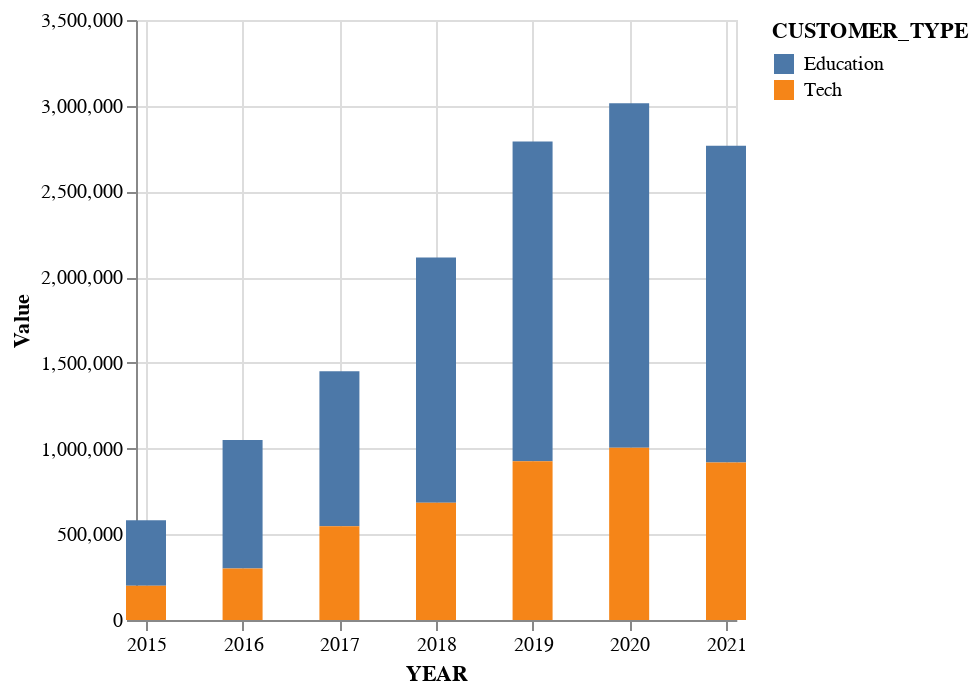

Notebook cell for this chart:
### Code cell
alt.Chart(yearly_customer_revenue.melt(id_vars=['YEAR','CUSTOMER_TYPE'], var_name='Column', value_name='Value')).mark_bar(size=20).encode(
    x='YEAR:T',
    y='Value:Q',
    color='CUSTOMER_TYPE:N'
).properties(width=300)

### Figure 1 — Vega-Lite specification as saved in the notebook (floating-point values rounded to 4 significant figures)
{"config": {"view": {"continuousWidth": 400, "continuousHeight": 300}}, "data": {"name": "data-d75f8dd04d9cd348adf7bbb4666bddac"}, "mark": {"type": "bar", "size": 20}, "encoding": {"color": {"field": "CUSTOMER_TYPE", "type": "nominal"}, "x": {"field": "YEAR", "type": "temporal"}, "y": {"field": "Value", "type": "quantitative"}}, "width": 300, "$schema": "https://vega.github.io/schema/vega-lite/v4.17.0.json", "datasets": {"data-d75f8dd04d9cd348adf7bbb4666bddac": [{"YEAR": "2015-01-01T00:00:00", "CUSTOMER_TYPE": "Education", "Column": "REVENUE", "Value": 382000.0}, {"YEAR": "2015-01-01T00:00:00", "CUSTOMER_TYPE": "Tech", "Column": "REVENUE", "Value": 199500.0}, {"YEAR": "2016-01-01T00:00:00", "CUSTOMER_TYPE": "Education", "Column": "REVENUE", "Value": 749500.0}, {"YEAR": "2016-01-01T00:00:00", "CUSTOMER_TYPE": "Tech", "Column": "REVENUE", "Value": 300100.0}, {"YEAR": "2017-01-01T00:00:00", "CUSTOMER_TYPE": "Education", "Column": "REVENUE", "Value": 905200.0}, {"YEAR": "2017-01-01T00:00:00", "CUSTOMER_TYPE": "Tech", "Column": "REVENUE", "Value": 546400.0}, {"YEAR": "2018-01-01T00:00:00", "CUSTOMER_TYPE": "Education", "Column": "REVENUE", "Value": 1430000.0}, {"YEAR": "2018-01-01T00:00:00", "CUSTOMER_TYPE": "Tech", "Column": "REVENUE", "Value": 684200.0}, {"YEAR": "2019-01-01T00:00:00", "CUSTOMER_TYPE": "Education", "Column": "REVENUE", "Value": 1865000.0}, {"YEAR": "2019-01-01T00:00:00", "CUSTOMER_TYPE": "Tech", "Column": "REVENUE", "Value": 925700.0}, {"YEAR": "2020-01-01T00:00:00", "CUSTOMER_TYPE": "Education", "Column": "REVENUE", "Value": 2010000.0}, {"YEAR": "2020-01-01T00:00:00", "CUSTOMER_TYPE": "Tech", "Column": "REVENUE", "Value": 1005000.0}, {"YEAR": "2021-01-01T00:00:00", "CUSTOMER_TYPE": "Education", "Column": "REVENUE", "Value": 1848000.0}, {"YEAR": "2021-01-01T00:00:00", "CUSTOMER_TYPE": "Tech", "Column": "REVENUE", "Value": 919000.0}]}}
